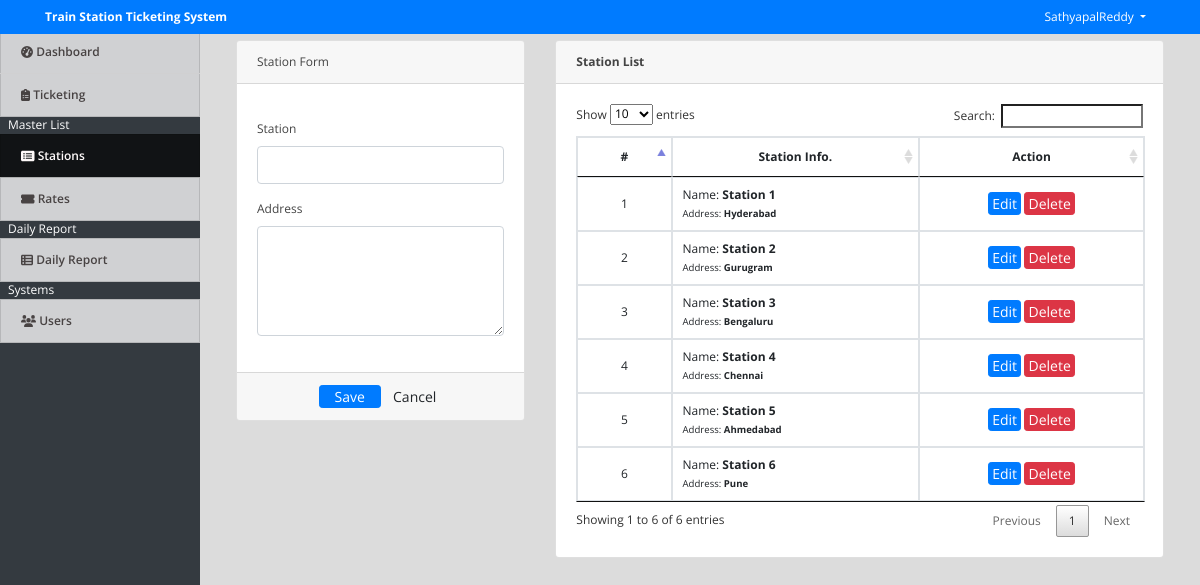
/index.php?page=stations (signed in), run on the app's committed database.
### tables this page shows
CREATE TABLE stations (
  id int(30) NOT NULL,
  station varchar(200) NOT NULL,
  address text NOT NULL
);

### stations.php (the view, shortened to what this page needs)
<?php include('db_connect.php');?>
<div class="container-fluid">
	<div class="col-lg-12">
		<div class="row">
			<div class="col-md-4">
			<form action="" id="manage-station">
				<div class="card">
					<div class="card-header">
						    Station Form
				  	</div>
					<div class="card-body">
							<div class="form-group">
								<label class="control-label">Station</label>
								<input type="text" class="form-control" name="station">
							</div>
							<div class="form-group">
								<label class="control-label">Address</label>
								<textarea name="address" id="address" cols="30" rows="4" class="form-control"></textarea>
							</div>
					</div>
					<div class="card-footer">
						<div class="row">
							<div class="col-md-12">
								<button class="btn btn-sm btn-primary col-sm-3 offset-md-3"> Save</button>
								<button class="btn btn-sm btn-default col-sm-3" type="button" onclick="$('#manage-station').get(0).reset()"> Cancel</button>
							</div>
						</div>
					</div>
				</div>
			</form>
			</div>
			<div class="col-md-8">
				<div class="card">
					<div class="card-header">
						<b>Station List</b>
					</div>
					<div class="card-body">
						<table class="table table-bordered table-hover">
							<thead>
								<tr>
									<th class="text-center">#</th>
									<th class="text-center">Station Info.</th>
									<th class="text-center">Action</th>
								</tr>
							</thead>
							<tbody>
								<?php
								$i = 1;
								$station = $conn->query("SELECT * FROM stations order by station asc");
								while($row=$station->fetch_assoc()):
								?>
								<tr>
									<td class="text-center"><?php echo $i++ ?></td>
									<td class="">
										<p>Name: <b><?php echo $row['station'] ?></b></p>
										<p><small>Address: <b><?php echo $row['address'] ?></b></small></p>
									</td>
									<td class="text-center">
										<button class="btn btn-sm btn-primary edit_station" type="button" data-id="<?php echo $row['id'] ?>" data-address="<?php echo $row['address'] ?>" data-station="<?php echo $row['station'] ?>" >Edit</button>
										<button class="btn btn-sm btn-danger delete_station" type="button" data-id="<?php echo $row['id'] ?>">Delete</button>
									</td>
								</tr>
								<?php endwhile; ?>
							</tbody>
						</table>
					</div>
				</div>
			</div>
		</div>
	</div>
</div>

### index.php (shortened to what this page needs)
<!DOCTYPE html>
<html lang="en">
<head>
<?php
 include('./header.php');
 ?>
</head>
<body>
	<?php include 'topbar.php' ?>
	<?php include 'navbar.php' ?>
  <main id="view-panel" >
      <?php $page = isset($_GET['page']) ? $_GET['page'] :'home'; ?>
  	<?php include $page.'.php' ?>
  </main>
</body>
</html>

### header.php (shortened to what this page needs)
  <link rel="stylesheet" href="assets/font-awesome/css/all.min.css">
<link href="assets/vendor/bootstrap/css/bootstrap.min.css" rel="stylesheet">
<link href="assets/vendor/icofont/icofont.min.css" rel="stylesheet">
<link href="assets/vendor/boxicons/css/boxicons.min.css" rel="stylesheet">
<link href="assets/vendor/venobox/venobox.css" rel="stylesheet">
<link href="assets/vendor/animate.css/animate.min.css" rel="stylesheet">
<link href="assets/vendor/remixicon/remixicon.css" rel="stylesheet">
<link href="assets/vendor/owl.carousel/assets/owl.carousel.min.css" rel="stylesheet">
<link href="assets/vendor/bootstrap-datepicker/css/bootstrap-datepicker.min.css" rel="stylesheet">
<link href="assets/DataTables/datatables.min.css" rel="stylesheet">
<link href="assets/css/jquery.datetimepicker.min.css" rel="stylesheet">
<link href="assets/css/select2.min.css" rel="stylesheet">
<link href="assets/css/style.css" rel="stylesheet">
<link type="text/css" rel="stylesheet" href="assets/css/jquery-te-1.4.0.css">

### topbar.php (shortened to what this page needs)
<nav class="navbar navbar-light fixed-top bg-primary" style="padding:0">
  <div class="container-fluid mt-2 mb-2">
  	<div class="col-lg-12">
      <div class="col-md-4 float-left text-white">
        <large><b><?php echo isset($_SESSION['system']['name']) ? $_SESSION['system']['name'] : '' ?></b></large>
      </div>
	  	<div class="float-right">
        <div class=" dropdown mr-4">
            <a href="#" class="text-white dropdown-toggle"  id="account_settings" data-toggle="dropdown" aria-haspopup="true" aria-expanded="false"><?php echo $_SESSION['login_name'] ?> </a>
        </div>
      </div>
  </div>
</nav>

### navbar.php (shortened to what this page needs)
<nav id="sidebar" class='mx-lt-5 bg-dark' >
		<div class="sidebar-list">
				<a href="index.php?page=home" class="nav-item nav-home"><span class='icon-field'><i class="fa fa-tachometer-alt "></i></span> Dashboard</a>
				<a href="ticketing/index.php" class="nav-item nav-ticketing"><span class='icon-field'><i class="fa fa-clipboard-list "></i></span> Ticketing</a>
				<?php if($_SESSION['login_type'] == 1): ?>
				<div class="mx-2 text-white">Master List</div>
				<a href="index.php?page=stations" class="nav-item nav-stations"><span class='icon-field'><i class="fa fa-list-alt "></i></span> Stations</a>
				<a href="index.php?page=prices" class="nav-item nav-prices"><span class='icon-field'><i class="fa fa-ticket-alt "></i></span> Rates</a>
				<?php endif; ?>
				<div class="mx-2 text-white">Daily Report</div>
				<a href="index.php?page=daily_report" class="nav-item nav-daily_report"><span class='icon-field'><i class="fa fa-th-list"></i></span> Daily Report</a>
				<?php if($_SESSION['login_type'] == 1): ?>
				<div class="mx-2 text-white">Systems</div>
				<a href="index.php?page=users" class="nav-item nav-users"><span class='icon-field'><i class="fa fa-users "></i></span> Users</a>
			<?php endif; ?>
		</div>
</nav>

### assets/css/style.css (style rules this page uses)
body { font-family: "Open Sans", sans-serif; color: #444444; width: 100%; height: calc(100%); font-size: 12px; }
a { color: #1977cc; }
nav#sidebar { height: calc(100%); position: fixed; z-index: 99; left: 0; width: 200px; font-size: 12px; top: 2.5em; }
a.nav-item { position: relative; display: block; padding: .75rem 1.25rem; margin-bottom: -1px; border: 1px solid rgba(0,0,0,.125); background-color: #ffffffc4; color: #484343; font-weight: 600; }
a.nav-item:hover, .nav-item.active { background-color: #000000ad; color: #fffafa; }
main#view-panel { margin-left: 200px; width:calc(100% - 200px); margin-top: 2.8em; padding: .5em }
.btn-sm { padding: .0001rem .2rem; }

### index.php (style rules this page uses)
body { background: #80808045; }

### stations.php (style rules this page uses)
td { vertical-align: middle !important; }
td p { margin:unset; }

### data on the page
stations: station "Station 1", address "Hyderabad"
stations: station "Station 2", address "Gurugram"
stations: station "Station 3", address "Bengaluru"
stations: station "Station 4", address "Chennai"
stations: station "Station 5", address "Ahmedabad"
stations: station "Station 6", address "Pune"

### other printed values
$_SESSION['system']['name'] "Train Station Ticketing System"
$_SESSION['login_name'] "SathyapalReddy"
